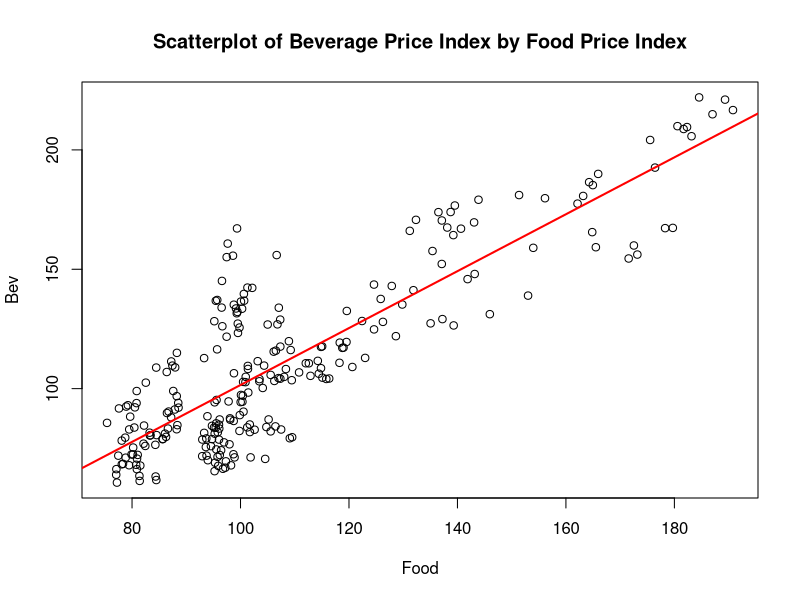
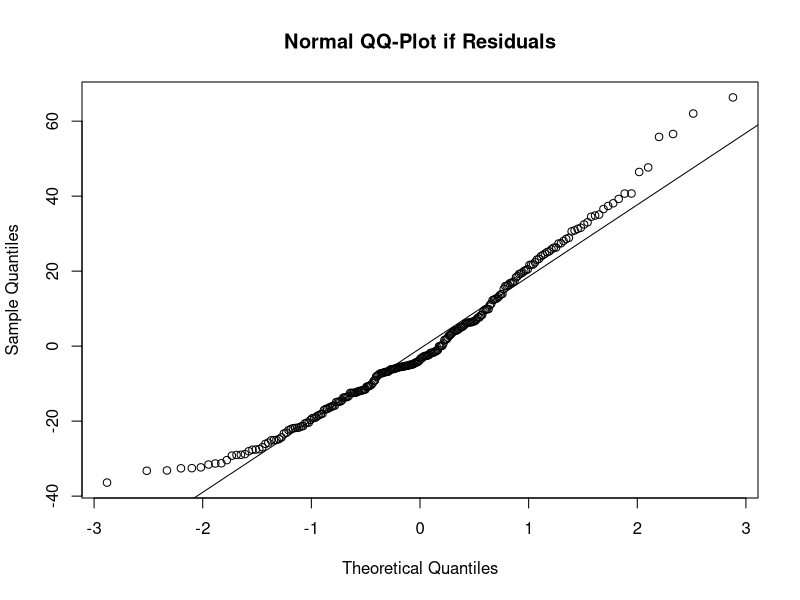
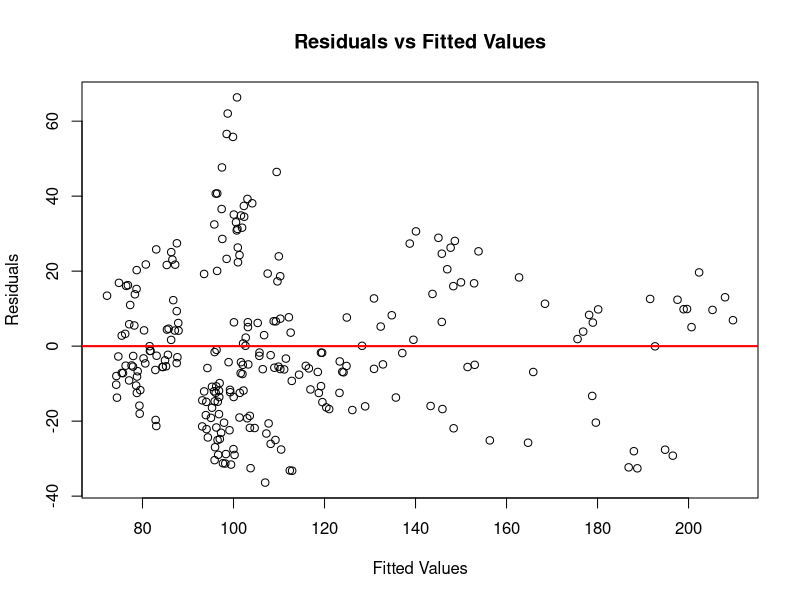

Reproduce these figures in R, in order. (Note: this script raises an error after producing the figures.)
rm(list=ls())
cat("\014")

#Get the data
D <- read.table("ConsIndex.txt", header=T)
head(D, 20)

#Use Jan 1991 - Dec 2011 as training window
Bev <- D$BevInd[1:252]
Food <- D$FoodInd[1:252]
Indust <- D$IndustInd[1:252]
Date <- D$Date[1:252]

#Plot Bev by Food to look for dependancy
plot(Food, Bev, main = "Scatterplot of Beverage Price Index by Food Price Index")
#Simple linear regression between these two variables
model.1 <- lm(Bev ~ Food)
summary(model.1)
#add least squares line to scatter plot
abline(model.1, col = "red", lwd = 2)

#Check OLS assumptions
r <- model.1$residuals
#Normality
qqnorm(r, main = "Normal QQ-Plot if Residuals")
qqline(r)
shapiro.test(r) # we would formally reject normality
#Constant Variance
f <- model.1$fitted.values
plot(f,r, main = "Residuals vs Fitted Values", xlab = "Fitted Values", ylab = "Residuals")
abline(h = 0, col = "red", lwd = 2) # heteroskedasticity may be violated (cone shape)
#Independence
plot(Date,r, main = "Residuals vs Time Order", xlab = "Date", ylab = "Residuals") # does not seem random
ts.plot(r, main = "Time Series Plot of Residuals", xlab = "Time", ylab = "Residuals") #This is a time series plot

#Predict BevInd for Jan, Feb, Mar
new <- data.frame(Food = c(D$FoodInd[253],D$FoodInd[254],D$FoodInd[255]))
predict.lm(model.1, new, level = 0.95, interval = "prediction")
#Compare to actual data points
D$BevInd[253:255]

###########################
#Add IndustInd to the model
model.2 <- lm(Bev ~ Food + Indust)
summary(model.2)

#Check OLS assumptions
r <- model.2$residuals
#Normality
qqnorm(r, main = "Normal QQ-Plot if Residuals (2)")
qqline(r)
shapiro.test(r)
#Constant Variance
f <- model.2$fitted.values
plot(f,r, main = "Residuals vs Fitted Values (2)", xlab = "Fitted Values", ylab = "Residuals")
abline(h = 0, col = "red", lwd = 2)
#Independence
ts.plot(r, main = "Time Series Plot of Residuals (2)", xlab = "Time", ylab = "Residuals") 

#Predict BevInd for Jan, Feb, Mar
new.2 <- data.frame(Food = c(D$FoodInd[253],D$FoodInd[254],D$FoodInd[255]), Indust = c(D$IndustInd[253],D$IndustInd[254],D$IndustInd[255]))
predict.lm(model.2, new.2, level = 0.95, interval = "prediction")
#Compare to actual data points
D$BevInd[253:255]

#Time series plots of variables
par(mfrow=c(3,1))
ts.plot(Bev)
ts.plot(Food)
ts.plot(Indust)
